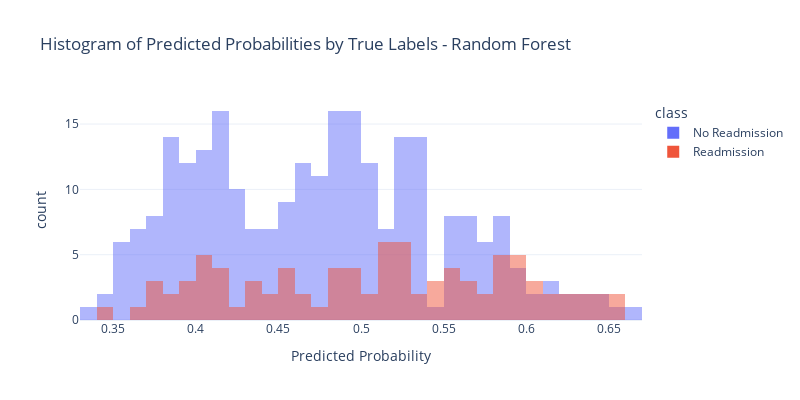

Notebook code for this chart:
### Code cell
from recurrent_health_events_prediction.training.utils import plot_pred_proba_distribution

fig_hist = plot_pred_proba_distribution(y_test, y_pred_proba_rf, show_plot=False, class_names=class_names_dict)

fig_hist.update_layout(title ="Histogram of Predicted Probabilities by True Labels - Random Forest", height=400)
fig_hist.show()

### Figure 1 — Plotly figure (JSON) as saved in the notebook; plotly's stock layout.template omitted (floating-point values rounded to 4 significant figures; data arrays with more than 128 entries replaced by an {"elided": "..."} marker saying what was removed)
{"data": [{"bingroup": "x", "hovertemplate": "class=No Readmission<br>Predicted Probability=%{x}<br>count=%{y}<extra></extra>", "legendgroup": "No Readmission", "marker": {"color": "#636efa", "opacity": 0.5, "pattern": {"shape": ""}}, "name": "No Readmission", "nbinsx": 50, "orientation": "v", "showlegend": true, "type": "histogram", "x": {"elided": "262 float values"}, "xaxis": "x", "yaxis": "y"}, {"bingroup": "x", "hovertemplate": "class=Readmission<br>Predicted Probability=%{x}<br>count=%{y}<extra></extra>", "legendgroup": "Readmission", "marker": {"color": "#EF553B", "opacity": 0.5, "pattern": {"shape": ""}}, "name": "Readmission", "nbinsx": 50, "orientation": "v", "showlegend": true, "type": "histogram", "x": [0.5055, 0.5887, 0.5471, 0.4457, 0.6468, 0.3929, 0.6437, 0.3445, 0.367, 0.5115, 0.5194, 0.5517, 0.3981, 0.6228, 0.5478, 0.4906, 0.6562, 0.5218, 0.3785, 0.4565, 0.4431, 0.6001, 0.5279, 0.482, 0.554, 0.5135, 0.4517, 0.5994, 0.5294, 0.5442, 0.4004, 0.5613, 0.4312, 0.592, 0.4694, 0.5917, 0.4325, 0.5948, 0.4076, 0.4702, 0.437, 0.4188, 0.6514, 0.4524, 0.6184, 0.5141, 0.5773, 0.4836, 0.4191, 0.4058, 0.5791, 0.5278, 0.4906, 0.5505, 0.5512, 0.5355, 0.57, 0.4158, 0.5812, 0.4025, 0.6154, 0.3858, 0.3745, 0.5003, 0.6318, 0.5339, 0.4981, 0.3887, 0.6015, 0.4228, 0.6395, 0.4181, 0.587, 0.5187, 0.4877, 0.4651, 0.3986, 0.4974, 0.5295, 0.596, 0.5894, 0.4802, 0.6051, 0.5117, 0.4568, 0.5632, 0.5281, 0.6282, 0.3788, 0.4051, 0.5876], "xaxis": "x", "yaxis": "y"}], "layout": {"barmode": "overlay", "height": 400, "legend": {"title": {"text": "class"}, "tracegroupgap": 0}, "title": {"text": "Histogram of Predicted Probabilities by True Labels - Random Forest"}, "width": 800, "xaxis": {"anchor": "y", "domain": [0, 1], "title": {"text": "Predicted Probability"}}, "yaxis": {"anchor": "x", "domain": [0, 1], "title": {"text": "count"}}}}
